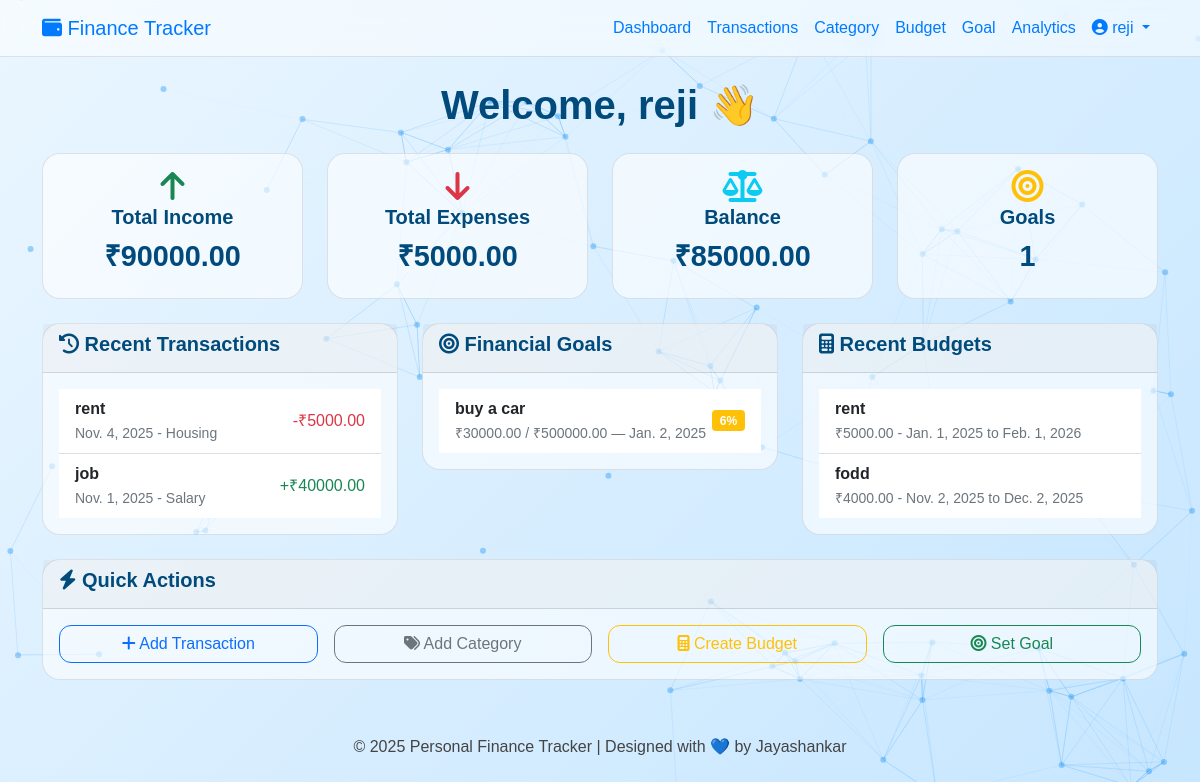
/dashboard/ (signed in), run on the app's committed database.
### app/models.py (models this page shows, shortened)
class Transaction(models.Model):
    TRANSACTION_TYPES = [
        ('income', 'Income'),
        ('expense', 'Expense'),
    ]
    user = models.ForeignKey(User, on_delete=models.CASCADE)
    amount = models.DecimalField(max_digits=10, decimal_places=2)
    description = models.CharField(max_length=255)
    category = models.ForeignKey(Category, on_delete=models.SET_NULL, null=True, blank=True)
    transaction_type = models.CharField(max_length=10, choices=TRANSACTION_TYPES)
    date = models.DateField(default=timezone.now)

class Category(models.Model):
    CATEGORY_TYPES = [
        ('expense', 'Expense'),
        ('income', 'Income'),
    ]
    name = models.CharField(max_length=100)
    description = models.TextField(blank=True)
    category_type = models.CharField(max_length=10, choices=CATEGORY_TYPES, default='expense')
    user = models.ForeignKey(User, on_delete=models.CASCADE)
    class Meta:
        unique_together = ('name', 'user')

class Goal(models.Model):
    user = models.ForeignKey(User, on_delete=models.CASCADE)
    name = models.CharField(max_length=100)
    target_amount = models.DecimalField(max_digits=10, decimal_places=2)
    current_amount = models.DecimalField(max_digits=10, decimal_places=2, default=0)
    deadline = models.DateField()

class Budget(models.Model):
    user = models.ForeignKey(User, on_delete=models.CASCADE)
    category = models.ForeignKey(Category, on_delete=models.CASCADE)
    amount = models.DecimalField(max_digits=10, decimal_places=2)
    start_date = models.DateField()
    end_date = models.DateField()

### app/views.py (the view)
# urls.py: path('dashboard/', views.dashboard, name='dashboard'),
@login_required
def dashboard(request):
    transactions = Transaction.objects.filter(user=request.user)
    total_income = sum(t.amount for t in transactions if t.transaction_type == 'income')
    total_expenses = sum(t.amount for t in transactions if t.transaction_type == 'expense')
    balance = total_income - total_expenses
    recent_transactions = transactions.order_by('-date')[:2]
    recent_goals = Goal.objects.filter(user=request.user).order_by('-id')[:2]
    recent_budgets = Budget.objects.filter(user=request.user).order_by('-id')[:2]
    context = {
        'total_income': total_income,
        'total_expenses': total_expenses,
        'balance': balance,
        'recent_transactions': recent_transactions,
        'recent_goals': recent_goals,
        'recent_budgets': recent_budgets,
    }
    return render(request, 'dashboard.html', context)

### personal_finance/template/dashboard.html (shortened to what this page needs)
<!DOCTYPE html>
<html lang="en">
<head>
    <!DOCTYPE html>
    <html lang="en">
    <head>
        <link href="https://cdn.jsdelivr.net/npm/bootstrap@5.1.3/dist/css/bootstrap.min.css" rel="stylesheet">
        <link href="https://cdnjs.cloudflare.com/ajax/libs/font-awesome/6.5.0/css/all.min.css" rel="stylesheet">
            </head>
            <body>
                <!DOCTYPE html>
                <html lang="en">
                <head>
                    <link href="https://cdn.jsdelivr.net/npm/bootstrap@5.1.3/dist/css/bootstrap.min.css" rel="stylesheet">
                    <link href="https://cdnjs.cloudflare.com/ajax/libs/font-awesome/6.5.0/css/all.min.css" rel="stylesheet">
                </head>
                <body>
                    <div id="particles-js"></div>
                    <nav class="navbar navbar-expand-lg navbar-light">
                        <div class="container">
                            <a class="navbar-brand" href="{% url 'dashboard' %}">
                                <i class="fas fa-wallet"></i> Finance Tracker
                            </a>
                            <div class="navbar-nav ms-auto">
                                <a class="nav-link" href="{% url 'dashboard' %}">Dashboard</a>
                                <a class="nav-link" href="{% url 'transaction_list' %}">Transactions</a>
                                <a class="nav-link" href="{% url 'category_list' %}">Category</a>
                                <a class="nav-link" href="{% url 'budget_list' %}">Budget</a>
                                <a class="nav-link" href="{% url 'goal_list' %}">Goal</a>
                                <a class="nav-link" href="{% url 'analytics' %}">Analytics</a>
                                <div class="nav-item dropdown">
                                    <a class="nav-link dropdown-toggle" href="#" id="navbarDropdown" role="button" data-bs-toggle="dropdown" aria-expanded="false">
                                        <i class="fas fa-user-circle"></i> {{ user.username }}
                                    </a>
                                </div>
                            </div>
                        </div>
                    </nav>
                    <div class="container py-4 fade-in">
                        <h1 class="mb-4 text-center">Welcome, {{ user.username }} 👋</h1>
                        <div class="row g-4 mb-4">
                            <div class="col-md-3">
                                <div class="card stat-card">
                                    <div class="card-body">
                                        <i class="fas fa-arrow-up fa-2x text-success"></i>
                                        <h5>Total Income</h5>
                                        <h3>₹{{ total_income }}</h3>
                                    </div>
                                </div>
                            </div>
                            <div class="col-md-3">
                                <div class="card stat-card">
                                    <div class="card-body">
                                        <i class="fas fa-arrow-down fa-2x text-danger"></i>
                                        <h5>Total Expenses</h5>
                                        <h3>₹{{ total_expenses }}</h3>
                                    </div>
                                </div>
                            </div>
                            <div class="col-md-3">
                                <div class="card stat-card">
                                    <div class="card-body">
                                        <i class="fas fa-scale-balanced fa-2x text-info"></i>
                                        <h5>Balance</h5>
                                        <h3>₹{{ balance }}</h3>
                                    </div>
                                </div>
                            </div>
                            <div class="col-md-3">
                                <div class="card stat-card">
                                    <div class="card-body">
                                        <i class="fas fa-bullseye fa-2x text-warning"></i>
                                        <h5>Goals</h5>
                                        <h3>{{ recent_goals|length }}</h3>
                                    </div>
                                </div>
                            </div>
                        </div>
                        <div class="row g-4">
                            <div class="col-md-4">
                                <div class="card">
                                    <div class="card-header"><h5><i class="fas fa-history"></i> Recent Transactions</h5></div>
                                    <div class="card-body">
                                        {% if recent_transactions %}
                                            <ul class="list-group list-group-flush">
                                                {% for transaction in recent_transactions %}
                                                    <li class="list-group-item d-flex justify-content-between align-items-center">
                                                        <div>
                                                            <strong>{{ transaction.description }}</strong><br>
                                                            <small class="text-muted">{{ transaction.date }} - {{ transaction.category.name|default:"No Category" }}</small>
                                                        </div>
                                                        <span class="{% if transaction.transaction_type == 'income' %}text-success{% else %}text-danger{% endif %}">
                                                            {% if transaction.transaction_type == 'income' %}+{% else %}-{% endif %}₹{{ transaction.amount }}
                                                        </span>
                                                    </li>
                                                {% endfor %}
                                            </ul>
                                        {% else %}
                                            <p class="text-muted">No transactions yet.</p>
                                        {% endif %}
                                    </div>
                                </div>
                            </div>
                            <div class="col-md-4">
                                <div class="card">
                                    <div class="card-header"><h5><i class="fas fa-bullseye"></i> Financial Goals</h5></div>
                                    <div class="card-body">
                                        {% if recent_goals %}
                                            <ul class="list-group list-group-flush">
                                                {% for goal in recent_goals %}
                                                    <li class="list-group-item d-flex justify-content-between align-items-center">
                                                        <div>
                                                            <strong>{{ goal.name }}</strong><br>
                                                            <small class="text-muted">₹{{ goal.current_amount }} / ₹{{ goal.target_amount }} — {{ goal.deadline }}</small>
                                                        </div>
                                                        <span class="badge bg-{% if goal.current_amount >= goal.target_amount %}success{% else %}warning{% endif %}">
                                                            {% widthratio goal.current_amount goal.target_amount 100 %}%
                                                        </span>
                                                    </li>
                                                {% endfor %}
                                            </ul>
                                        {% else %}
                                            <p class="text-muted">No goals set. <a href="{% url 'goal_create' %}">Create one</a></p>
                                        {% endif %}
                                    </div>
                                </div>
                            </div>
                            <div class="col-md-4">
                                <div class="card">
                                    <div class="card-header"><h5><i class="fas fa-calculator"></i> Recent Budgets</h5></div>
                                    <div class="card-body">
                                        {% if recent_budgets %}
                                            <ul class="list-group list-group-flush">
                                                {% for budget in recent_budgets %}
                                                    <li class="list-group-item">
                                                        <div>
                                                            <strong>{{ budget.category.name }}</strong><br>
                                                            <small class="text-muted">₹{{ budget.amount }} - {{ budget.start_date }} to {{ budget.end_date }}</small>
                                                        </div>
                                                    </li>
                                                {% endfor %}
                                            </ul>
                                        {% else %}
                                            <p class="text-muted">No budgets created yet. Start by creating your first budget!</p>
                                        {% endif %}
                                    </div>
                                </div>
                            </div>
                        </div>
                        <div class="card mt-4">
                            <div class="card-header"><h5><i class="fas fa-bolt"></i> Quick Actions</h5></div>
                            <div class="card-body">
                                <div class="row g-3">
                                    <div class="col-md-3">
                                        <a href="{% url 'add_transaction' %}" class="btn btn-outline-primary w-100"><i class="fas fa-plus"></i> Add Transaction</a>
                                    </div>
                                    <div class="col-md-3">
                                        <a href="{% url 'category_create' %}" class="btn btn-outline-secondary w-100"><i class="fas fa-tags"></i> Add Category</a>
                                    </div>
                                    <div class="col-md-3">
                                        <a href="{% url 'budget_create' %}" class="btn btn-outline-warning w-100"><i class="fas fa-calculator"></i> Create Budget</a>
                                    </div>
                                    <div class="col-md-3">
                                        <a href="{% url 'goal_create' %}" class="btn btn-outline-success w-100"><i class="fas fa-bullseye"></i> Set Goal</a>
                                    </div>
                                </div>
                            </div>
                        </div>
                        <footer>
                            <p>© 2025 Personal Finance Tracker | Designed with 💙 by Jayashankar</p>
                        </footer>
                    </div>
                </body>
                </html>

### personal_finance/template/dashboard.html (style rules this page uses)
body { margin: 0; font-family: 'Poppins', sans-serif; color: #222; background: linear-gradient(135deg, #eaf6ff 0%, #c6e6ff 100%); min-height: 100vh; overflow-x: hidden; }
#particles-js { position: fixed; width: 100%; height: 100%; z-index: 0; background: transparent; }
.container { position: relative; z-index: 2; }
.card { background: rgba(255, 255, 255, 0.6); border: 1px solid rgba(0, 0, 0, 0.1); backdrop-filter: blur(12px); border-radius: 18px; transition: transform 0.3s ease, box-shadow 0.3s ease; }
.navbar { background: rgba(255, 255, 255, 0.5) !important; backdrop-filter: blur(12px); border-bottom: 1px solid rgba(0, 0, 0, 0.1); }
.navbar-brand, .nav-link { color: #007bff !important; font-weight: 500; }
h1, h5 { font-weight: 600; color: #004a7c; }
.stat-card { text-align: center; }
.stat-card h3 { font-weight: 700; font-size: 1.8rem; margin-top: 10px; color: #004a7c; }
.fade-in { animation: fadeIn 1.2s ease forwards; opacity: 0; }
.btn-outline-primary, .btn-outline-secondary, .btn-outline-warning, .btn-outline-success { border-radius: 12px; }
footer { color: #444; text-align: center; padding: 15px 0; margin-top: 40px; }

### data on the page
Goal: name "buy a car", current_amount "30000.00", target_amount "500000.00", deadline "Jan. 2, 2025", current_amount+target_amount "6"
Budget: category.name "rent", amount "5000.00", start_date "Jan. 1, 2025", end_date "Feb. 1, 2026"
Budget: category.name "fodd", amount "4000.00", start_date "Nov. 2, 2025", end_date "Dec. 2, 2025"

### other printed values
{{ user.username }} "reji"
{{ total_income }} "90000.00"
{{ total_expenses }} "5000.00"
{{ balance }} "85000.00"
{{ recent_goals|length }} "1"
